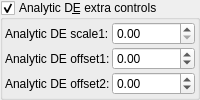
    <widget class="MyGroupBox" name="groupCheck_analyticDE_enabled_false">
     <property name="toolTip">
      <string/>
     </property>
     <property name="title">
      <string>Analytic D&amp;E extra controls</string>
     </property>
     <property name="checkable">
      <bool>true</bool>
     </property>
     <layout class="QVBoxLayout" name="verticalLayout_52">
      <property name="spacing">
       <number>2</number>
      </property>
      <property name="leftMargin">
       <number>2</number>
      </property>
      <property name="topMargin">
       <number>2</number>
      </property>
      <property name="rightMargin">
       <number>2</number>
      </property>
      <property name="bottomMargin">
       <number>2</number>
      </property>
      <item>
       <layout class="QGridLayout" name="gridLayout_26" columnstretch="0,0,1">
        <property name="spacing">
         <number>2</number>
        </property>
        <item row="2" column="2">
         <widget class="MyDoubleSpinBox" name="spinbox_analyticDE_offset_2">
          <property name="sizePolicy">
           <sizepolicy hsizetype="Minimum" vsizetype="Maximum">
            <horstretch>0</horstretch>
            <verstretch>0</verstretch>
           </sizepolicy>
          </property>
          <property name="prefix">
           <string/>
          </property>
          <property name="suffix">
           <string/>
          </property>
          <property name="decimals">
           <number>2</number>
          </property>
          <property name="minimum">
           <double>-36000.000000000000000</double>
          </property>
          <property name="maximum">
           <double>36000.000000000000000</double>
          </property>
          <property name="singleStep">
           <double>0.100000000000000</double>
          </property>
         </widget>
        </item>
        <item row="2" column="1">
         <widget class="QLabel" name="label_178">
          <property name="text">
           <string>Analytic DE offset2:</string>
          </property>
         </widget>
        </item>
        <item row="1" column="1">
         <widget class="QLabel" name="label_177">
          <property name="text">
           <string>Analytic DE offset1:</string>
          </property>
         </widget>
        </item>
        <item row="1" column="2">
         <widget class="MyDoubleSpinBox" name="spinbox_analyticDE_offset_1">
          <property name="sizePolicy">
           <sizepolicy hsizetype="Minimum" vsizetype="Maximum">
            <horstretch>0</horstretch>
            <verstretch>0</verstretch>
           </sizepolicy>
          </property>
          <property name="prefix">
           <string/>
          </property>
          <property name="suffix">
           <string/>
          </property>
          <property name="decimals">
           <number>2</number>
          </property>
          <property name="minimum">
           <double>-36000.000000000000000</double>
          </property>
          <property name="maximum">
           <double>36000.000000000000000</double>
          </property>
          <property name="singleStep">
           <double>0.100000000000000</double>
          </property>
         </widget>
        </item>
        <item row="0" column="2">
         <widget class="MyDoubleSpinBox" name="spinbox_analyticDE_scale_1">
          <property name="sizePolicy">
           <sizepolicy hsizetype="Minimum" vsizetype="Maximum">
            <horstretch>0</horstretch>
            <verstretch>0</verstretch>
           </sizepolicy>
          </property>
          <property name="prefix">
           <string/>
          </property>
          <property name="suffix">
           <string/>
          </property>
          <property name="decimals">
           <number>2</number>
          </property>
          <property name="minimum">
           <double>0.000000000000000</double>
          </property>
          <property name="maximum">
           <double>99.000000000000000</double>
          </property>
          <property name="singleStep">
           <double>0.100000000000000</double>
          </property>
         </widget>
        </item>
        <item row="0" column="1">
         <widget class="QLabel" name="label_176">
          <property name="text">
           <string>Analytic DE scale1:</string>
          </property>
         </widget>
        </item>
       </layout>
      </item>
     </layout>
    </widget>
